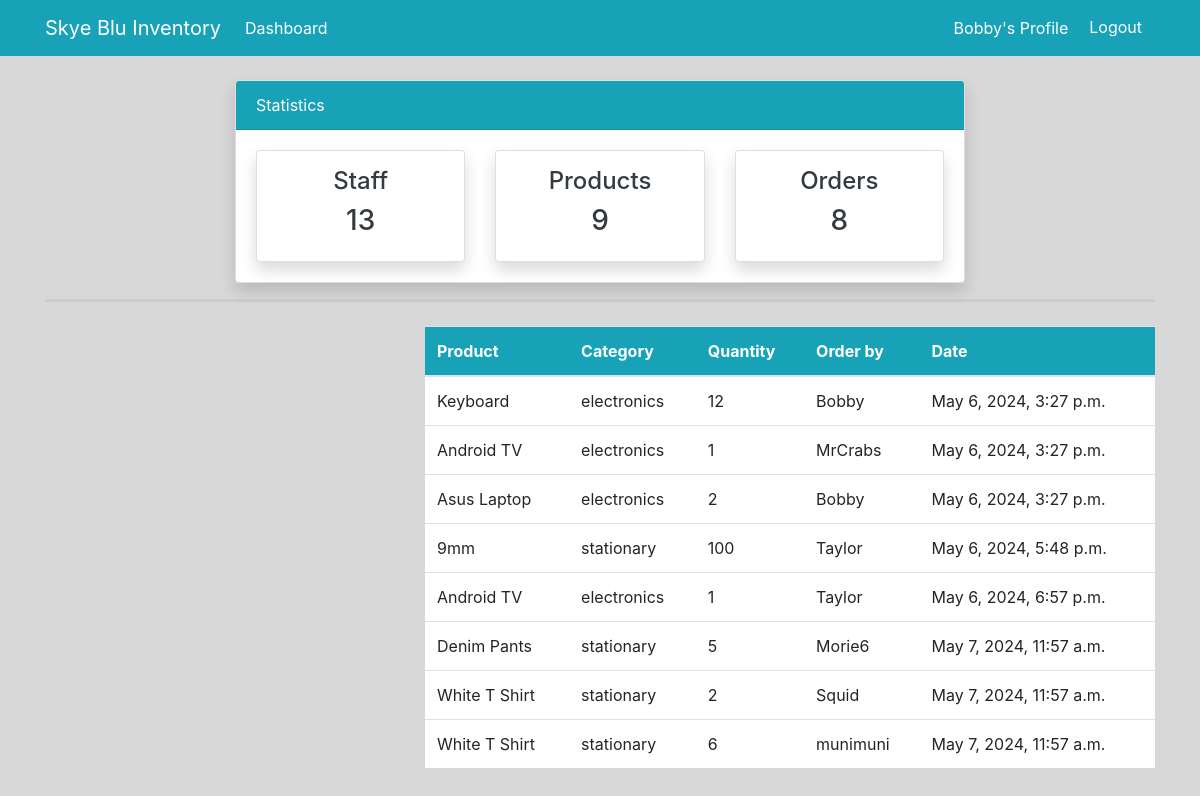
Screenshot of /order/ (signed in) with the database file from the repository.
### dashboard/models.py (models this page shows, shortened)
class Order(models.Model):
    product = models.ForeignKey(Product, on_delete=models.CASCADE)
    staff = models.ForeignKey(User, models.CASCADE)
    order_quantity = models.PositiveIntegerField(default=0)
    date = models.DateTimeField(auto_now_add=True)
    class Meta:
        verbose_name_plural = 'Order'

class Product(models.Model):
    name = models.CharField(max_length=150)
    category = models.CharField(max_length=100, choices=CATEGORY, default='unset')
    quantity = models.PositiveIntegerField(default=0)
    def __str__(self):
        return self.name

### dashboard/views.py (the view)
# urls.py: path("order/", views.order, name="order"),
@login_required
def order(request):
    orders = Order.objects.all()
    products_count = Product.objects.all().count()
    workers_count = User.objects.all().count()
    orders_count = Order.objects.all().count()
    context = {
        "orders": orders,
        "workers_count": workers_count,
        "orders_count": orders_count,
        "products_count": products_count,
        }
    return render(request, "dashboard/order.html", context)

### templates/dashboard/order.html
{% extends "partials/base.html" %} {% block title %}Order Page{% endblock %}
{%block content %} {% include "partials/topnav.html" %}
<div class="container">
  <hr />
</div>
<div class="container">
  <div class="row my-4">
    <div class="col-md-4"></div>
    <div class="col-md-8">
      <table class="table bg-white">
        <thead class="bg-info">
          <tr class="text-white">
            <th scope="col">Product</th>
            <th scope="col">Category</th>
            <th scope="col">Quantity</th>
            <th scope="col">Order by</th>
            <th scope="col">Date</th>
          </tr>
        </thead>
        <tbody>
          {% for order in orders %}
          <tr>
            <td>{{ order.product }}</td>
            <td>{{ order.product.category }}</td>
            <td>{{ order.order_quantity }}</td>
            <td>{{ order.staff.username }}</td>
            <td>{{ order.date }}</td>
          </tr>
          {% endfor %}
        </tbody>
      </table>
    </div>
  </div>
</div>
{% endblock content %}

### templates/partials/nav.html (shortened to what this page needs)
    <nav class="navbar navbar-expand-lg navbar-info bg-info">
        <div class="container">
            {% if user.is_authenticated %}
            <a class="navbar-brand text-white" href="{% url "dashboard:index" %}">Skye Blu Inventory</a>
            <div class="collapse navbar-collapse" id="navbarSupportedContent">
                <ul class="navbar-nav mr-auto">
                    <li class="nav-item active">
                        <a class="nav-link text-white" href="{% url "dashboard:index" %}">Dashboard <span class="sr-only">(current)</span></a>
                    </li>
                </ul>
                <ul class="navbar-nav ml-auto">
                    <li class="nav-item active">
                        <a class="nav-link text-white" href="{% url "profile" %}">{{ user.username }}'s Profile </a>
                    </li>
                    <li class="nav-item">
                        <form action="{% url 'logout' %}" method="post">
                            <button class="btn btn-info" type="submit">Logout</button>
                        </form>
                    </li>
                </ul>
            </div>
                {% endif %}
            </div>
    </nav>

### static/style.css (style rules this page uses)
body { background: rgba(216,216,216,255); }
hr { border-top: 3px solid #ccc; }

### rows the page displays
Order: product "Keyboard", product.category "electronics", order_quantity "12", staff.username "Bobby", date "May 6, 2024, 3:27 p.m."
Order: product "Android TV", product.category "electronics", order_quantity "1", staff.username "MrCrabs", date "May 6, 2024, 3:27 p.m."
Order: product "Asus Laptop", product.category "electronics", order_quantity "2", staff.username "Bobby", date "May 6, 2024, 3:27 p.m."
Order: product "9mm", product.category "stationary", order_quantity "100", staff.username "Taylor", date "May 6, 2024, 5:48 p.m."
Order: product "Android TV", product.category "electronics", order_quantity "1", staff.username "Taylor", date "May 6, 2024, 6:57 p.m."
Order: product "Denim Pants", product.category "stationary", order_quantity "5", staff.username "Morie6", date "May 7, 2024, 11:57 a.m."
Order: product "White T Shirt", product.category "stationary", order_quantity "2", staff.username "Squid", date "May 7, 2024, 11:57 a.m."
Order: product "White T Shirt", product.category "stationary", order_quantity "6", staff.username "munimuni", date "May 7, 2024, 11:57 a.m."

### other values shown
{{ user.username }} "Bobby"
{{ workers_count }} "13"
{{ products_count }} "9"
{{ orders_count }} "8"
